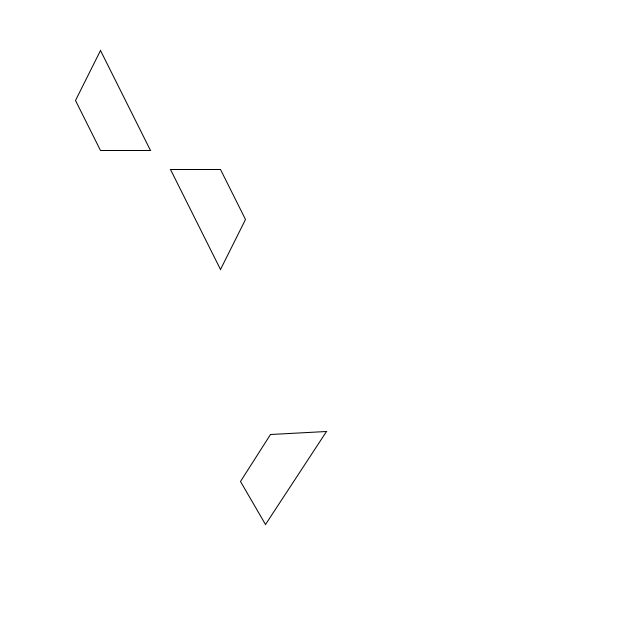
Frame 1 (no input)
Frame 60 (the mouse pressed at the canvas centre just before this capture): identical to frame 1, image omitted
Frame 120 (the mouse held since frame 60 and released just before this capture): identical to frame 1, image omitted

The Processing sketch that drew this single still picture (run headless with seeded random() and noise(); from frame 60 on, the mouse is pressed at the canvas centre):

// Processing sketch: jour1_monDessin
// ── jour1_monDessin.pde
int X = 640; // taille x fenêtre
int Y = 640; // taille y fenêtre
int DXY = 50; // position de départ XY
int l = 100; // longuer
void settings() {
  // J'ai utilisé Gemini pour cette fonction settings, car j'essayais d'utiliser size(X, Y) dans setup, et ça ne marchait pas.
  // son explication : Processing construit la fenêtre avant de lire tes variables, donc size() dans le setup() n'accepte que des chiffres fixes, pas de variables.
  size(X, Y);
}


void setup(){
  
  // couleur de fond : blanc
  background(255);
  trapeze();

  pushMatrix();
  translate(width/2, height/2); // centre écran
  rotate(PI);                   // 180°

  trapeze();
  popMatrix();
  
  pushMatrix();
  translate(width/2, height/2); // centre écran
  rotate(PI/3);                   // 90°

  trapeze();
  popMatrix();
}

void exemple(){
    // haut-gauche; haut-droit; bas-droit; bas-gauche
  // x y
  fill(150);
  quad(10, 10, // haut gauche (xy)
       250, 10, // haut droit (xy)
       250, 250, // bas droit (xy)
       10, 250  // bas gauche (xy)
  ); // carré
}


void trapezeDEF(){
  quad(DXY+l/4, DXY+l/2, // haut gauche (xy)
       DXY+l/2, DXY, // haut droit (xy)
       DXY+l, DXY+l, // bas droit (xy)
       DXY+l/2, DXY+l  // bas gauche (xy)
  ); // carré
}


void trapeze(){
  quad(DXY+l/4, DXY+l/2, // haut gauche (xy)
       DXY+l/2, DXY, // haut droit (xy)
       DXY+l, DXY+l, // bas droit (xy)
       DXY+l/2, DXY+l  // bas gauche (xy)
  ); // carré
}
void draw(){
  }
